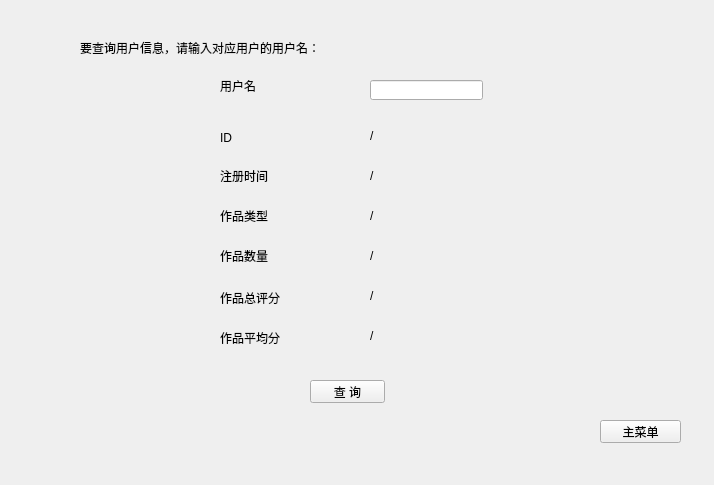
<?xml version="1.0" encoding="UTF-8"?>
<ui version="4.0">
 <class>CheckWidget</class>
 <widget class="QWidget" name="CheckWidget">
  <property name="geometry">
   <rect>
    <x>0</x>
    <y>0</y>
    <width>714</width>
    <height>485</height>
   </rect>
  </property>
  <property name="windowTitle">
   <string>Form</string>
  </property>
  <widget class="QPushButton" name="returnButton">
   <property name="geometry">
    <rect>
     <x>600</x>
     <y>420</y>
     <width>81</width>
     <height>23</height>
    </rect>
   </property>
   <property name="text">
    <string>主菜单</string>
   </property>
  </widget>
  <widget class="QLabel" name="label">
   <property name="geometry">
    <rect>
     <x>220</x>
     <y>80</y>
     <width>54</width>
     <height>12</height>
    </rect>
   </property>
   <property name="text">
    <string>用户名</string>
   </property>
  </widget>
  <widget class="QLineEdit" name="checkByUsernameLineEdit">
   <property name="geometry">
    <rect>
     <x>370</x>
     <y>80</y>
     <width>113</width>
     <height>20</height>
    </rect>
   </property>
  </widget>
  <widget class="QLabel" name="label_2">
   <property name="geometry">
    <rect>
     <x>220</x>
     <y>130</y>
     <width>54</width>
     <height>16</height>
    </rect>
   </property>
   <property name="text">
    <string>ID</string>
   </property>
  </widget>
  <widget class="QLabel" name="label_3">
   <property name="geometry">
    <rect>
     <x>220</x>
     <y>170</y>
     <width>54</width>
     <height>12</height>
    </rect>
   </property>
   <property name="text">
    <string>注册时间</string>
   </property>
  </widget>
  <widget class="QLabel" name="label_4">
   <property name="geometry">
    <rect>
     <x>220</x>
     <y>210</y>
     <width>54</width>
     <height>12</height>
    </rect>
   </property>
   <property name="text">
    <string>作品类型</string>
   </property>
  </widget>
  <widget class="QLabel" name="label_5">
   <property name="geometry">
    <rect>
     <x>220</x>
     <y>250</y>
     <width>54</width>
     <height>12</height>
    </rect>
   </property>
   <property name="text">
    <string>作品数量</string>
   </property>
  </widget>
  <widget class="QLabel" name="label_6">
   <property name="geometry">
    <rect>
     <x>220</x>
     <y>290</y>
     <width>61</width>
     <height>16</height>
    </rect>
   </property>
   <property name="text">
    <string>作品总评分</string>
   </property>
  </widget>
  <widget class="QLabel" name="label_7">
   <property name="geometry">
    <rect>
     <x>220</x>
     <y>330</y>
     <width>61</width>
     <height>16</height>
    </rect>
   </property>
   <property name="text">
    <string>作品平均分</string>
   </property>
  </widget>
  <widget class="QLabel" name="showIDLabel">
   <property name="geometry">
    <rect>
     <x>370</x>
     <y>130</y>
     <width>54</width>
     <height>12</height>
    </rect>
   </property>
   <property name="text">
    <string>/</string>
   </property>
  </widget>
  <widget class="QLabel" name="showEnrolltimeLabel">
   <property name="geometry">
    <rect>
     <x>370</x>
     <y>170</y>
     <width>54</width>
     <height>12</height>
    </rect>
   </property>
   <property name="text">
    <string>/</string>
   </property>
  </widget>
  <widget class="QLabel" name="showWorkstypeLabel">
   <property name="geometry">
    <rect>
     <x>370</x>
     <y>210</y>
     <width>54</width>
     <height>12</height>
    </rect>
   </property>
   <property name="text">
    <string>/</string>
   </property>
  </widget>
  <widget class="QLabel" name="showWorksnumLabel">
   <property name="geometry">
    <rect>
     <x>370</x>
     <y>250</y>
     <width>54</width>
     <height>12</height>
    </rect>
   </property>
   <property name="text">
    <string>/</string>
   </property>
  </widget>
  <widget class="QLabel" name="showTotalrateLabel">
   <property name="geometry">
    <rect>
     <x>370</x>
     <y>290</y>
     <width>54</width>
     <height>12</height>
    </rect>
   </property>
   <property name="text">
    <string>/</string>
   </property>
  </widget>
  <widget class="QLabel" name="showAverageLabel">
   <property name="geometry">
    <rect>
     <x>370</x>
     <y>330</y>
     <width>54</width>
     <height>12</height>
    </rect>
   </property>
   <property name="text">
    <string>/</string>
   </property>
  </widget>
  <widget class="QPushButton" name="checkButton">
   <property name="geometry">
    <rect>
     <x>310</x>
     <y>380</y>
     <width>75</width>
     <height>23</height>
    </rect>
   </property>
   <property name="text">
    <string>查 询</string>
   </property>
  </widget>
  <widget class="QLabel" name="label_8">
   <property name="geometry">
    <rect>
     <x>80</x>
     <y>40</y>
     <width>541</width>
     <height>16</height>
    </rect>
   </property>
   <property name="text">
    <string>要查询用户信息，请输入对应用户的用户名：</string>
   </property>
  </widget>
 </widget>
 <resources/>
 <connections/>
</ui>
